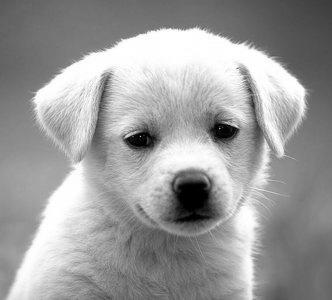
#> input picture investigation_data/dog.jpg, 332 x 300 px
$ jupyter execute Investigation_1.ipynb
#> lines starting #> are read from the running program, lines starting #| are printed output that depends on the picture
[cell 1]
import numpy as np
import matplotlib.pyplot as plt
import seaborn as sns
import cv2

[cell 2]
im = cv2.imread('investigation_data/dog.jpg')[..., 0]
#> im: shape (300, 332); min 0, max 255, mean 155.7
im = cv2.resize(im, (257, 257))
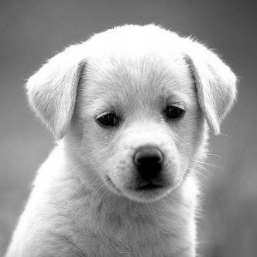
#> im: shape (257, 257); min 0, max 255, mean 155.6

[cell 3]
plt.imshow(im)

[cell 4]
def get_1_binary_plane(im):
    return np.bitwise_and(im, 1)

[cell 5]
def insert_noise(im, idx, noise):
    im_flat = im.flatten().copy()
    chosen_pix = im_flat[idx]
#> chosen_pix = 13209 values, max 255 at index 3, min 60 at index 1438, mean 131.9
    np.bitwise_and(chosen_pix, 254, out=chosen_pix)
    np.bitwise_or(chosen_pix, noise, out=chosen_pix)
    im_flat[idx] = chosen_pix
    return im_flat.reshape(im.shape)

[cell 6]
im1 = insert_noise(im, np.random.permutation(int(im.size * 0.2)), np.random.randint(0, 2, size=int(im.size * 0.2), dtype='uint8'))
im2 = insert_noise(im, np.random.permutation(int(im.size * 0.8)), np.random.randint(0, 2, size=int(im.size * 0.8), dtype='uint8'))

[cell 7]
im_plane0 = get_1_binary_plane(im)
#> in get_1_binary_plane, `return np.bitwise_and(im, 1)`:
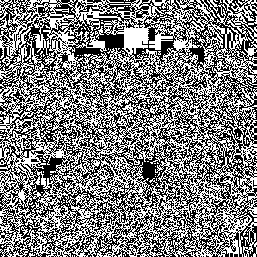
#> returned value: shape (257, 257); values 0 (black) and 1 (white), 49.7% white in thin lines or dots
im_plane1 = get_1_binary_plane(im1)
#> in get_1_binary_plane (call 2), `return np.bitwise_and(im, 1)`: returned value: shape (257, 257); values 0 (black) and 1 (white), 49.5% white in thin lines or dots
im_plane2 = get_1_binary_plane(im2)
#> in get_1_binary_plane (call 3), `return np.bitwise_and(im, 1)`:
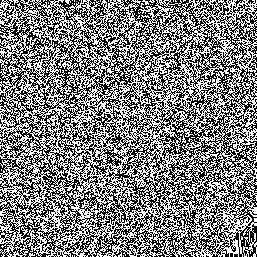
#> returned value: shape (257, 257); values 0 (black) and 1 (white), 50.1% white; black in thin lines or dots

Предпосылка: первая битовая плоскость содержит информацию, что закодирована в пространственной области (имеется корреляция соседних отсчетов). Как правило основная часть информации представляет собой низкочастотный сигнал (относительно плавные перепады яркости в силу особенностей геометрии естественных объектов). Напротив, шум является высокочастотным сигналом.

Учитывая данную предпосылку, спектры естественных изображений и шума (или зашумленных изображений) должны ощутимо отличаться. Пользуясь данным выводом, в качестве признаков будут использоваться спектральные отсчеты результата ДПФ.

[cell 8]
#im_plane0_ = np.fft.fftshift(im_plane0 / np.sum(im_plane0 ** 2))
#im_plane1_ = np.fft.fftshift(im_plane1 / np.sum(im_plane1 ** 2))
#im_plane2_ = np.fft.fftshift(im_plane2 / np.sum(im_plane2 ** 2))

fft0 = np.fft.fft2(im_plane0 / np.sum(im_plane0 ** 2))
fft1 = np.fft.fft2(im_plane1 / np.sum(im_plane1 ** 2))
fft2 = np.fft.fft2(im_plane2 / np.sum(im_plane2 ** 2))

[cell 9]
# --- DO NOT RUN ---
im_plane0_ = np.fft.fftshift(im_plane0 / np.sum(im_plane0 ** 2))
#> im_plane0_: shape (257, 257) float64; values 0 (black) and 3.05e-05 (white), 49.7% white in thin lines or dots
im_plane1_ = np.fft.fftshift(im_plane1 / np.sum(im_plane1 ** 2))
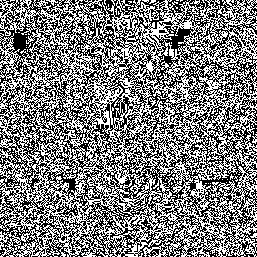
#> im_plane1_: shape (257, 257) float64; values 0 (black) and 3.06e-05 (white), 49.5% white in thin lines or dots
im_plane2_ = np.fft.fftshift(im_plane2 / np.sum(im_plane2 ** 2))
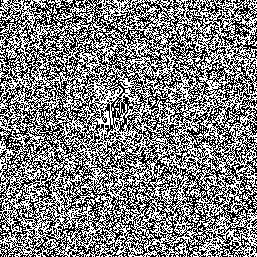
#> im_plane2_: shape (257, 257) float64; values 0 (black) and 3.02e-05 (white), 50.1% white; black in thin lines or dots

fft0_ = np.fft.fft2(im_plane0_)
fft1_ = np.fft.fft2(im_plane1_)
fft2_ = np.fft.fft2(im_plane2_)

fft0 = np.fft.fftshift(fft0_)
fft1 = np.fft.fftshift(fft1_)
fft2 = np.fft.fftshift(fft2_)

[cell 10]
plt.figure(figsize=(15, 4))
plt.subplot(1, 3, 1)
sns.heatmap(np.log(np.abs(fft0) + 1e-4))
plt.subplot(1, 3, 2)
sns.heatmap(np.log(np.abs(fft1)))
plt.subplot(1, 3, 3)
sns.heatmap(np.log(np.abs(fft2)))
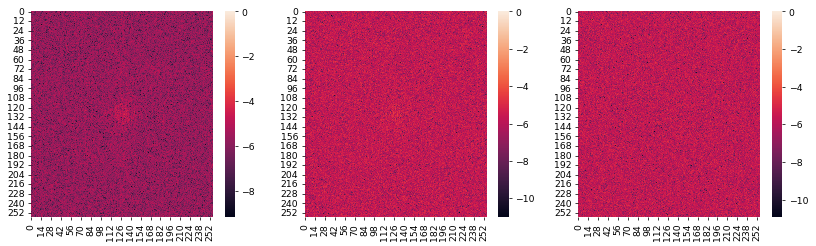
#> figure drawn by matplotlib, 6 panels

[cell 11]
log_fft = np.log(np.abs(fft0) + 1e-6).mean(axis=0)
#> log_fft = 257 values, max -5.62 at index 122, min -5.96 at index 2, mean -5.84
y_max, y_min = log_fft.max(), log_fft.min()
#> y_max = -5.62; y_min = -5.96
plt.figure(figsize=(15, 4))
plt.subplot(1, 3, 1)
plt.ylim(y_min, y_max)
plt.plot(np.log(np.abs(fft0) + 1e-6).mean(axis=0))
plt.subplot(1, 3, 2)
plt.ylim(y_min, y_max)
plt.plot(np.log(np.abs(fft1) + 1e-6).mean(axis=0))
plt.subplot(1, 3, 3)
plt.ylim(y_min, y_max)
plt.plot(np.log(np.abs(fft2) + 1e-6).mean(axis=0))
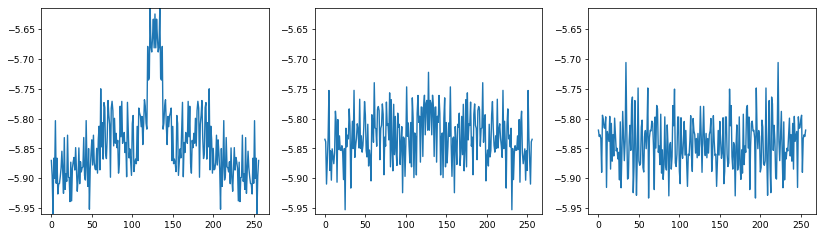
#> figure drawn by matplotlib, 3 panels; panel 1: curve peaks at x = 122, y = -5.62; panel 2: curve peaks at x = 128, y = -5.72; panel 3: curve peaks at x = 34, y = -5.71

[cell 12]
log_fft = np.log(np.abs(fft0) + 1e-4).mean(axis=1)
#> log_fft = 257 values, max -5.64 at index 133, min -5.92 at index 218, mean -5.8
y_max, y_min = log_fft.max(), log_fft.min()
#> y_max = -5.64; y_min = -5.92
plt.figure(figsize=(15, 4))
plt.subplot(1, 3, 1)
plt.ylim(y_min, y_max)
plt.plot(np.log(np.abs(fft0) + 1e-6).mean(axis=1))
plt.subplot(1, 3, 2)
plt.ylim(y_min, y_max)
plt.plot(np.log(np.abs(fft1) + 1e-6).mean(axis=1))
plt.subplot(1, 3, 3)
plt.ylim(y_min, y_max)
plt.plot(np.log(np.abs(fft2) + 1e-6).mean(axis=1))
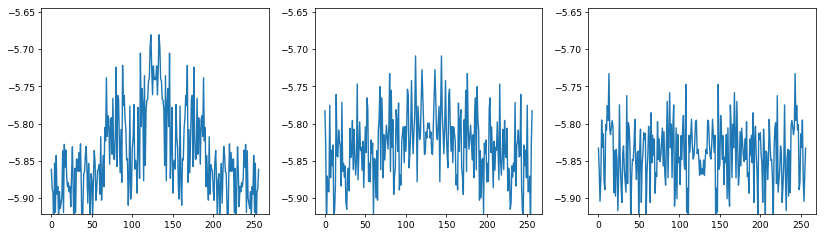
#> figure drawn by matplotlib, 3 panels; panel 1: curve peaks at x = 123, y = -5.68; panel 2: curve peaks at x = 112, y = -5.71; panel 3: curve peaks at x = 13, y = -5.73

[cell 13]
log_fft = (np.log(np.abs(fft0) + 1e-4).mean(axis=1) + np.log(np.abs(fft0) + 1e-4).mean(axis=0))/2
#> log_fft = 257 values, max -5.62 at index 134, min -5.88 at index 218, mean -5.8
y_max, y_min = log_fft.max(), log_fft.min()
#> y_max = -5.62; y_min = -5.88
plt.figure(figsize=(15, 4))
plt.subplot(1, 3, 1)
plt.ylim(y_min, y_max)
plt.plot((np.log(np.abs(fft0) + 1e-6).mean(axis=1) + np.log(np.abs(fft0) + 1e-6).mean(axis=0))/2)
plt.subplot(1, 3, 2)
plt.ylim(y_min, y_max)
plt.plot((np.log(np.abs(fft1) + 1e-6).mean(axis=1) + np.log(np.abs(fft1) + 1e-6).mean(axis=0))/2)
plt.subplot(1, 3, 3)
plt.ylim(y_min, y_max)
plt.plot((np.log(np.abs(fft2) + 1e-6).mean(axis=1) + np.log(np.abs(fft2) + 1e-6).mean(axis=0))/2)
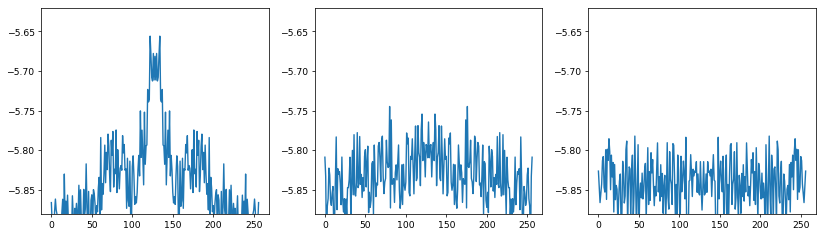
#> figure drawn by matplotlib, 3 panels; panel 1: curve peaks at x = 134, y = -5.66; panel 2: curve peaks at x = 80, y = -5.74; panel 3: curve peaks at x = 211, y = -5.78

На графиках явно видно, что в случае естественных изображений энергия концентрируется на краях спектральной области, что является их отличительным признаком.

P.S. Была проведена подобная визуализация на десятке других изображений и наблюдения показали, что данный паттерн не всегда соблюдается. Однако он достаточно частый, чтобы данный набор признаков можно было использовать для детектирования встройки шума в 1 битовую плоскость.

[cell 14]
def exp_filter(x, coef=0.99):
#> called with x = array of shape (257,), coef = 0.99
    prev_val = x[0]
#> prev_val = -5.87
    new_x = [x[0]]
#> new_x = [-5.87]
    for _x in x[1:]:
        prev_val = prev_val * coef + _x * (1 - coef)
        new_x.append(prev_val)
#> this loop made 256 passes
#> _x on passes 1 to 3: -5.89, -5.93, -5.91
#> after the loop, new_x = 257 values, max -5.82 at index 148, min -5.87 at index 51, mean -5.85; prev_val = -5.85
    return new_x

[cell 15]
log_fft = (np.log(np.abs(fft0) + 1e-4).mean(axis=1) + np.log(np.abs(fft0) + 1e-4).mean(axis=0))/2
y_max, y_min = log_fft.max(), log_fft.min()
plt.figure(figsize=(15, 4))
plt.subplot(1, 3, 1)
plt.ylim(y_min, y_max)
plt.plot(exp_filter((np.log(np.abs(fft0) + 1e-6).mean(axis=1) + np.log(np.abs(fft0) + 1e-6).mean(axis=0))/2))
plt.subplot(1, 3, 2)
plt.ylim(y_min, y_max)
plt.plot(exp_filter((np.log(np.abs(fft1) + 1e-6).mean(axis=1) + np.log(np.abs(fft1) + 1e-6).mean(axis=0))/2))
#> the loop in exp_filter (call 2), `for _x in x[1:]:` made 256 passes
#> (_x, prev_val) on passes 1 to 3: (-5.83, -5.81), (-5.93, -5.81), (-5.87, -5.81)
plt.subplot(1, 3, 3)
plt.ylim(y_min, y_max)
plt.plot(exp_filter((np.log(np.abs(fft2) + 1e-6).mean(axis=1) + np.log(np.abs(fft2) + 1e-6).mean(axis=0))/2))
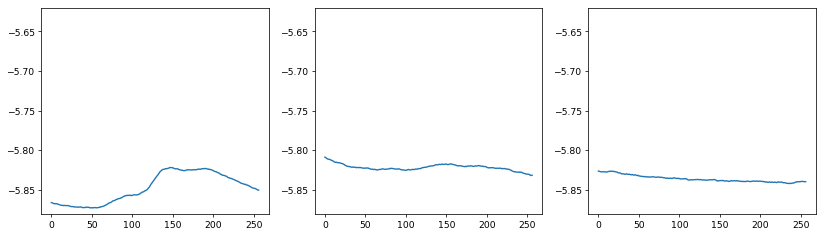
#> figure drawn by matplotlib, 3 panels; panel 1: curve peaks at x = 148, y = -5.82; panel 2: curve peaks at x = 0, y = -5.81; panel 3: curve peaks at x = 0, y = -5.83
